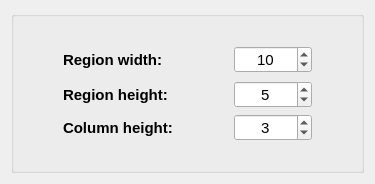
     <widget class="QWidget" name="tab">
      <attribute name="title">
       <string>Region geometry</string>
      </attribute>
      <layout class="QGridLayout" name="gridLayout_3">
       <item row="0" column="0">
        <widget class="QGroupBox" name="groupBox">
         <property name="sizePolicy">
          <sizepolicy hsizetype="Expanding" vsizetype="Expanding">
           <horstretch>0</horstretch>
           <verstretch>0</verstretch>
          </sizepolicy>
         </property>
         <property name="styleSheet">
          <string notr="true"/>
         </property>
         <property name="title">
          <string/>
         </property>
         <property name="alignment">
          <set>Qt::AlignJustify|Qt::AlignVCenter</set>
         </property>
         <property name="flat">
          <bool>false</bool>
         </property>
         <property name="checkable">
          <bool>false</bool>
         </property>
         <layout class="QGridLayout" name="gridLayout">
          <item row="0" column="0">
           <spacer name="verticalSpacer_2">
            <property name="orientation">
             <enum>Qt::Vertical</enum>
            </property>
            <property name="sizeType">
             <enum>QSizePolicy::Expanding</enum>
            </property>
            <property name="sizeHint" stdset="0">
             <size>
              <width>20</width>
              <height>20</height>
             </size>
            </property>
           </spacer>
          </item>
          <item row="1" column="0">
           <layout class="QHBoxLayout" name="horizontalLayout_2">
            <item>
             <spacer name="horizontalSpacer_5">
              <property name="orientation">
               <enum>Qt::Horizontal</enum>
              </property>
              <property name="sizeType">
               <enum>QSizePolicy::Fixed</enum>
              </property>
              <property name="sizeHint" stdset="0">
               <size>
                <width>40</width>
                <height>20</height>
               </size>
              </property>
             </spacer>
            </item>
            <item>
             <widget class="QLabel" name="label">
              <property name="minimumSize">
               <size>
                <width>125</width>
                <height>0</height>
               </size>
              </property>
              <property name="maximumSize">
               <size>
                <width>125</width>
                <height>16777215</height>
               </size>
              </property>
              <property name="font">
               <font>
                <pointsize>11</pointsize>
                <weight>75</weight>
                <bold>true</bold>
               </font>
              </property>
              <property name="text">
               <string>Region width:</string>
              </property>
             </widget>
            </item>
            <item>
             <spacer name="horizontalSpacer_2">
              <property name="orientation">
               <enum>Qt::Horizontal</enum>
              </property>
              <property name="sizeHint" stdset="0">
               <size>
                <width>40</width>
                <height>20</height>
               </size>
              </property>
             </spacer>
            </item>
            <item>
             <widget class="QSpinBox" name="spinBox_RegionWidth">
              <property name="font">
               <font>
                <pointsize>11</pointsize>
               </font>
              </property>
              <property name="alignment">
               <set>Qt::AlignCenter</set>
              </property>
              <property name="readOnly">
               <bool>false</bool>
              </property>
              <property name="minimum">
               <number>1</number>
              </property>
              <property name="maximum">
               <number>1000000</number>
              </property>
              <property name="value">
               <number>10</number>
              </property>
             </widget>
            </item>
            <item>
             <spacer name="horizontalSpacer_6">
              <property name="orientation">
               <enum>Qt::Horizontal</enum>
              </property>
              <property name="sizeHint" stdset="0">
               <size>
                <width>40</width>
                <height>20</height>
               </size>
              </property>
             </spacer>
            </item>
           </layout>
          </item>
          <item row="2" column="0">
           <spacer name="verticalSpacer_3">
            <property name="orientation">
             <enum>Qt::Vertical</enum>
            </property>
            <property name="sizeHint" stdset="0">
             <size>
              <width>20</width>
              <height>2</height>
             </size>
            </property>
           </spacer>
          </item>
          <item row="3" column="0">
           <layout class="QHBoxLayout" name="horizontalLayout_3">
            <item>
             <spacer name="horizontalSpacer_7">
              <property name="orientation">
               <enum>Qt::Horizontal</enum>
              </property>
              <property name="sizeType">
               <enum>QSizePolicy::Fixed</enum>
              </property>
              <property name="sizeHint" stdset="0">
               <size>
                <width>40</width>
                <height>20</height>
               </size>
              </property>
             </spacer>
            </item>
            <item>
             <widget class="QLabel" name="label_2">
              <property name="minimumSize">
               <size>
                <width>125</width>
                <height>0</height>
               </size>
              </property>
              <property name="maximumSize">
               <size>
                <width>125</width>
                <height>16777215</height>
               </size>
              </property>
              <property name="font">
               <font>
                <pointsize>11</pointsize>
                <weight>75</weight>
                <bold>true</bold>
               </font>
              </property>
              <property name="text">
               <string>Region height:</string>
              </property>
             </widget>
            </item>
            <item>
             <spacer name="horizontalSpacer_3">
              <property name="orientation">
               <enum>Qt::Horizontal</enum>
              </property>
              <property name="sizeHint" stdset="0">
               <size>
                <width>40</width>
                <height>20</height>
               </size>
              </property>
             </spacer>
            </item>
            <item>
             <widget class="QSpinBox" name="spinBox_RegionHeight">
              <property name="font">
               <font>
                <pointsize>11</pointsize>
               </font>
              </property>
              <property name="alignment">
               <set>Qt::AlignCenter</set>
              </property>
              <property name="readOnly">
               <bool>false</bool>
              </property>
              <property name="minimum">
               <number>1</number>
              </property>
              <property name="maximum">
               <number>1000000</number>
              </property>
              <property name="value">
               <number>5</number>
              </property>
             </widget>
            </item>
            <item>
             <spacer name="horizontalSpacer_8">
              <property name="orientation">
               <enum>Qt::Horizontal</enum>
              </property>
              <property name="sizeHint" stdset="0">
               <size>
                <width>40</width>
                <height>20</height>
               </size>
              </property>
             </spacer>
            </item>
           </layout>
          </item>
          <item row="4" column="0">
           <spacer name="verticalSpacer_4">
            <property name="orientation">
             <enum>Qt::Vertical</enum>
            </property>
            <property name="sizeHint" stdset="0">
             <size>
              <width>20</width>
              <height>0</height>
             </size>
            </property>
           </spacer>
          </item>
          <item row="5" column="0">
           <layout class="QHBoxLayout" name="horizontalLayout_4">
            <item>
             <spacer name="horizontalSpacer_9">
              <property name="orientation">
               <enum>Qt::Horizontal</enum>
              </property>
              <property name="sizeType">
               <enum>QSizePolicy::Fixed</enum>
              </property>
              <property name="sizeHint" stdset="0">
               <size>
                <width>40</width>
                <height>20</height>
               </size>
              </property>
             </spacer>
            </item>
            <item>
             <widget class="QLabel" name="label_3">
              <property name="minimumSize">
               <size>
                <width>125</width>
                <height>0</height>
               </size>
              </property>
              <property name="maximumSize">
               <size>
                <width>125</width>
                <height>16777215</height>
               </size>
              </property>
              <property name="font">
               <font>
                <pointsize>11</pointsize>
                <weight>75</weight>
                <bold>true</bold>
               </font>
              </property>
              <property name="text">
               <string>Column height:</string>
              </property>
             </widget>
            </item>
            <item>
             <spacer name="horizontalSpacer_4">
              <property name="orientation">
               <enum>Qt::Horizontal</enum>
              </property>
              <property name="sizeHint" stdset="0">
               <size>
                <width>40</width>
                <height>20</height>
               </size>
              </property>
             </spacer>
            </item>
            <item>
             <widget class="QSpinBox" name="spinBox_ColumnHeight">
              <property name="font">
               <font>
                <pointsize>11</pointsize>
               </font>
              </property>
              <property name="alignment">
               <set>Qt::AlignCenter</set>
              </property>
              <property name="readOnly">
               <bool>false</bool>
              </property>
              <property name="minimum">
               <number>1</number>
              </property>
              <property name="maximum">
               <number>1000000</number>
              </property>
              <property name="value">
               <number>3</number>
              </property>
             </widget>
            </item>
            <item>
             <spacer name="horizontalSpacer_10">
              <property name="orientation">
               <enum>Qt::Horizontal</enum>
              </property>
              <property name="sizeHint" stdset="0">
               <size>
                <width>40</width>
                <height>20</height>
               </size>
              </property>
             </spacer>
            </item>
           </layout>
          </item>
          <item row="6" column="0">
           <spacer name="verticalSpacer_5">
            <property name="orientation">
             <enum>Qt::Vertical</enum>
            </property>
            <property name="sizeType">
             <enum>QSizePolicy::Expanding</enum>
            </property>
            <property name="sizeHint" stdset="0">
             <size>
              <width>20</width>
              <height>20</height>
             </size>
            </property>
           </spacer>
          </item>
         </layout>
        </widget>
       </item>
      </layout>
     </widget>
